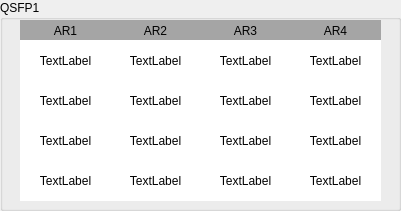
   <widget class="QGroupBox" name="groupBox">
    <property name="geometry">
     <rect>
      <x>100</x>
      <y>30</y>
      <width>401</width>
      <height>211</height>
     </rect>
    </property>
    <property name="title">
     <string>QSFP1</string>
    </property>
    <widget class="QLabel" name="label_10">
     <property name="geometry">
      <rect>
       <x>20</x>
       <y>20</y>
       <width>91</width>
       <height>21</height>
      </rect>
     </property>
     <property name="layoutDirection">
      <enum>Qt::LeftToRight</enum>
     </property>
     <property name="autoFillBackground">
      <bool>false</bool>
     </property>
     <property name="styleSheet">
      <string notr="true">background-color: rgb(165, 165, 165);</string>
     </property>
     <property name="lineWidth">
      <number>0</number>
     </property>
     <property name="text">
      <string>AR1</string>
     </property>
     <property name="alignment">
      <set>Qt::AlignCenter</set>
     </property>
    </widget>
    <widget class="QLabel" name="label_11">
     <property name="geometry">
      <rect>
       <x>110</x>
       <y>20</y>
       <width>91</width>
       <height>21</height>
      </rect>
     </property>
     <property name="autoFillBackground">
      <bool>false</bool>
     </property>
     <property name="styleSheet">
      <string notr="true">background-color: rgb(165, 165, 165);</string>
     </property>
     <property name="lineWidth">
      <number>0</number>
     </property>
     <property name="text">
      <string>AR2</string>
     </property>
     <property name="alignment">
      <set>Qt::AlignCenter</set>
     </property>
    </widget>
    <widget class="QLabel" name="label_12">
     <property name="geometry">
      <rect>
       <x>200</x>
       <y>20</y>
       <width>91</width>
       <height>21</height>
      </rect>
     </property>
     <property name="autoFillBackground">
      <bool>false</bool>
     </property>
     <property name="styleSheet">
      <string notr="true">background-color: rgb(165, 165, 165);</string>
     </property>
     <property name="lineWidth">
      <number>0</number>
     </property>
     <property name="text">
      <string>AR3</string>
     </property>
     <property name="alignment">
      <set>Qt::AlignCenter</set>
     </property>
    </widget>
    <widget class="QLabel" name="label_13">
     <property name="geometry">
      <rect>
       <x>290</x>
       <y>20</y>
       <width>91</width>
       <height>21</height>
      </rect>
     </property>
     <property name="autoFillBackground">
      <bool>false</bool>
     </property>
     <property name="styleSheet">
      <string notr="true">background-color: rgb(165, 165, 165);</string>
     </property>
     <property name="lineWidth">
      <number>0</number>
     </property>
     <property name="text">
      <string>AR4</string>
     </property>
     <property name="alignment">
      <set>Qt::AlignCenter</set>
     </property>
    </widget>
    <widget class="QLabel" name="QSFP1_AR1_LS_label">
     <property name="geometry">
      <rect>
       <x>20</x>
       <y>40</y>
       <width>91</width>
       <height>41</height>
      </rect>
     </property>
     <property name="styleSheet">
      <string notr="true">background-color: rgb(255, 255, 255);</string>
     </property>
     <property name="text">
      <string>TextLabel</string>
     </property>
     <property name="alignment">
      <set>Qt::AlignCenter</set>
     </property>
    </widget>
    <widget class="QLabel" name="QSFP1_AR1_EM_label">
     <property name="geometry">
      <rect>
       <x>20</x>
       <y>80</y>
       <width>91</width>
       <height>41</height>
      </rect>
     </property>
     <property name="styleSheet">
      <string notr="true">background-color: rgb(255, 255, 255);</string>
     </property>
     <property name="text">
      <string>TextLabel</string>
     </property>
     <property name="alignment">
      <set>Qt::AlignCenter</set>
     </property>
    </widget>
    <widget class="QLabel" name="QSFP1_AR1_BR_label">
     <property name="geometry">
      <rect>
       <x>20</x>
       <y>120</y>
       <width>91</width>
       <height>41</height>
      </rect>
     </property>
     <property name="styleSheet">
      <string notr="true">background-color: rgb(255, 255, 255);</string>
     </property>
     <property name="text">
      <string>TextLabel</string>
     </property>
     <property name="alignment">
      <set>Qt::AlignCenter</set>
     </property>
    </widget>
    <widget class="QLabel" name="QSFP1_AR1_PF_label">
     <property name="geometry">
      <rect>
       <x>20</x>
       <y>160</y>
       <width>91</width>
       <height>41</height>
      </rect>
     </property>
     <property name="styleSheet">
      <string notr="true">background-color: rgb(255, 255, 255);</string>
     </property>
     <property name="text">
      <string>TextLabel</string>
     </property>
     <property name="alignment">
      <set>Qt::AlignCenter</set>
     </property>
    </widget>
    <widget class="QLabel" name="QSFP1_AR2_LS_label">
     <property name="geometry">
      <rect>
       <x>110</x>
       <y>40</y>
       <width>91</width>
       <height>41</height>
      </rect>
     </property>
     <property name="styleSheet">
      <string notr="true">background-color: rgb(255, 255, 255);</string>
     </property>
     <property name="text">
      <string>TextLabel</string>
     </property>
     <property name="alignment">
      <set>Qt::AlignCenter</set>
     </property>
    </widget>
    <widget class="QLabel" name="QSFP1_AR2_PF_label">
     <property name="geometry">
      <rect>
       <x>110</x>
       <y>160</y>
       <width>91</width>
       <height>41</height>
      </rect>
     </property>
     <property name="styleSheet">
      <string notr="true">background-color: rgb(255, 255, 255);</string>
     </property>
     <property name="text">
      <string>TextLabel</string>
     </property>
     <property name="alignment">
      <set>Qt::AlignCenter</set>
     </property>
    </widget>
    <widget class="QLabel" name="QSFP1_AR2_EM_label">
     <property name="geometry">
      <rect>
       <x>110</x>
       <y>80</y>
       <width>91</width>
       <height>41</height>
      </rect>
     </property>
     <property name="styleSheet">
      <string notr="true">background-color: rgb(255, 255, 255);</string>
     </property>
     <property name="text">
      <string>TextLabel</string>
     </property>
     <property name="alignment">
      <set>Qt::AlignCenter</set>
     </property>
    </widget>
    <widget class="QLabel" name="QSFP1_AR2_BR_label">
     <property name="geometry">
      <rect>
       <x>110</x>
       <y>120</y>
       <width>91</width>
       <height>41</height>
      </rect>
     </property>
     <property name="styleSheet">
      <string notr="true">background-color: rgb(255, 255, 255);</string>
     </property>
     <property name="text">
      <string>TextLabel</string>
     </property>
     <property name="alignment">
      <set>Qt::AlignCenter</set>
     </property>
    </widget>
    <widget class="QLabel" name="QSFP1_AR3_LS_label">
     <property name="geometry">
      <rect>
       <x>200</x>
       <y>40</y>
       <width>91</width>
       <height>41</height>
      </rect>
     </property>
     <property name="styleSheet">
      <string notr="true">background-color: rgb(255, 255, 255);</string>
     </property>
     <property name="text">
      <string>TextLabel</string>
     </property>
     <property name="alignment">
      <set>Qt::AlignCenter</set>
     </property>
    </widget>
    <widget class="QLabel" name="QSFP1_AR3_PF_label">
     <property name="geometry">
      <rect>
       <x>200</x>
       <y>160</y>
       <width>91</width>
       <height>41</height>
      </rect>
     </property>
     <property name="styleSheet">
      <string notr="true">background-color: rgb(255, 255, 255);</string>
     </property>
     <property name="text">
      <string>TextLabel</string>
     </property>
     <property name="alignment">
      <set>Qt::AlignCenter</set>
     </property>
    </widget>
    <widget class="QLabel" name="QSFP1_AR3_EM_label">
     <property name="geometry">
      <rect>
       <x>200</x>
       <y>80</y>
       <width>91</width>
       <height>41</height>
      </rect>
     </property>
     <property name="styleSheet">
      <string notr="true">background-color: rgb(255, 255, 255);</string>
     </property>
     <property name="text">
      <string>TextLabel</string>
     </property>
     <property name="alignment">
      <set>Qt::AlignCenter</set>
     </property>
    </widget>
    <widget class="QLabel" name="QSFP1_AR3_BR_label">
     <property name="geometry">
      <rect>
       <x>200</x>
       <y>120</y>
       <width>91</width>
       <height>41</height>
      </rect>
     </property>
     <property name="styleSheet">
      <string notr="true">background-color: rgb(255, 255, 255);</string>
     </property>
     <property name="text">
      <string>TextLabel</string>
     </property>
     <property name="alignment">
      <set>Qt::AlignCenter</set>
     </property>
    </widget>
    <widget class="QLabel" name="QSFP1_AR4_LS_label">
     <property name="geometry">
      <rect>
       <x>290</x>
       <y>40</y>
       <width>91</width>
       <height>41</height>
      </rect>
     </property>
     <property name="styleSheet">
      <string notr="true">background-color: rgb(255, 255, 255);</string>
     </property>
     <property name="text">
      <string>TextLabel</string>
     </property>
     <property name="alignment">
      <set>Qt::AlignCenter</set>
     </property>
    </widget>
    <widget class="QLabel" name="QSFP1_AR4_PF_label">
     <property name="geometry">
      <rect>
       <x>290</x>
       <y>160</y>
       <width>91</width>
       <height>41</height>
      </rect>
     </property>
     <property name="styleSheet">
      <string notr="true">background-color: rgb(255, 255, 255);</string>
     </property>
     <property name="text">
      <string>TextLabel</string>
     </property>
     <property name="alignment">
      <set>Qt::AlignCenter</set>
     </property>
    </widget>
    <widget class="QLabel" name="QSFP1_AR4_EM_label">
     <property name="geometry">
      <rect>
       <x>290</x>
       <y>80</y>
       <width>91</width>
       <height>41</height>
      </rect>
     </property>
     <property name="styleSheet">
      <string notr="true">background-color: rgb(255, 255, 255);</string>
     </property>
     <property name="text">
      <string>TextLabel</string>
     </property>
     <property name="alignment">
      <set>Qt::AlignCenter</set>
     </property>
    </widget>
    <widget class="QLabel" name="QSFP1_AR4_BR_label">
     <property name="geometry">
      <rect>
       <x>290</x>
       <y>120</y>
       <width>91</width>
       <height>41</height>
      </rect>
     </property>
     <property name="styleSheet">
      <string notr="true">background-color: rgb(255, 255, 255);</string>
     </property>
     <property name="text">
      <string>TextLabel</string>
     </property>
     <property name="alignment">
      <set>Qt::AlignCenter</set>
     </property>
    </widget>
   </widget>
